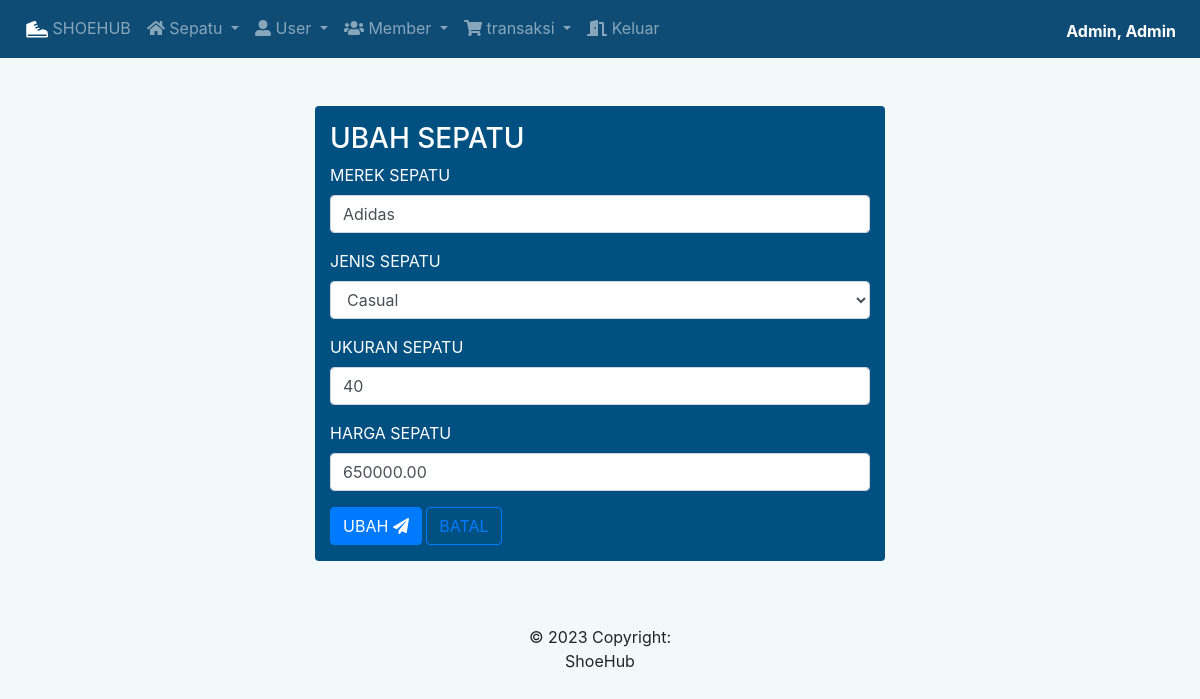
The page /sepatu_ubah.php?id_sepatu=2 (signed in) on the database its author committed.
### tables this page shows
CREATE TABLE `tb_sepatu` (
  `id_sepatu` int(11) NOT NULL,
  `merek_sepatu` varchar(255) NOT NULL,
  `jenis_sepatu` varchar(255) NOT NULL,
  `ukuran_sepatu` int(11) NOT NULL,
  `harga_sepatu` decimal(10,2) NOT NULL
);

### sepatu_ubah.php (the view, shortened to what this page needs)
<?php
	include 'functions.php';
	$id_sepatu = $_GET['id_sepatu'];
	$sql = "SELECT * FROM tb_sepatu WHERE id_sepatu = '$id_sepatu'";
	$eksekusi = mysqli_query($koneksi, $sql);
	$data = mysqli_fetch_array($eksekusi);
 ?>
<!DOCTYPE html>
<html lang="en">
<head>
</head>
<body>
	<?php include 'nav.php'; ?>
	<div class="container mt-5 mb-5 text-white">
		<div class="row justify-content-center">
			<div class="col-md-6 rounded" style="background-color: #005082;">
				<form method="POST">
					<h3 class="mt-3">UBAH SEPATU</h3>
					<div class="form-group">
						<label for="merek_sepatu">MEREK SEPATU</label>
						<input type="text" class="form-control" name="merek_sepatu" value="<?= $data['merek_sepatu']; ?>" required>
					</div>
					<div class="form-group">
						<label for="jenis_sepatu">JENIS SEPATU</label>
						<select name="jenis_sepatu" class="form-control" required>
							<option value="<?= $data['jenis_sepatu']; ?>" hidden><?= $data['jenis_sepatu']; ?></option>
						</select>
					</div>
					<div class="form-group">
						<label for="ukuran_sepatu">UKURAN SEPATU</label>
						<input type="number" class="form-control" name="ukuran_sepatu" value="<?= $data['ukuran_sepatu']; ?>" required>
					</div>
					<div class="form-group">
						<label for="harga_sepatu">HARGA SEPATU</label>
						<input type="number" class="form-control" name="harga_sepatu" value="<?= $data['harga_sepatu']; ?>" required>
					</div>
					<div class="form-group">
						<button type="submit" class="btn btn-primary" name="submit">UBAH <i class="fa fa-paper-plane"></i></button>
						<a class="btn btn-outline-primary" href="sepatu_show.php">BATAL</a>
					</div>
				</form>
			</div>
		</div>
	</div>
</body>
<?php include 'footer.php'; ?>
</html>

### nav.php (style rules this page uses)
.container { margin-top: 30px; }

### rows shown on the page
tb_sepatu: merek_sepatu "Adidas", jenis_sepatu "Casual", ukuran_sepatu "40", harga_sepatu "650000.00"

### other values the page prints
$username "Admin"
